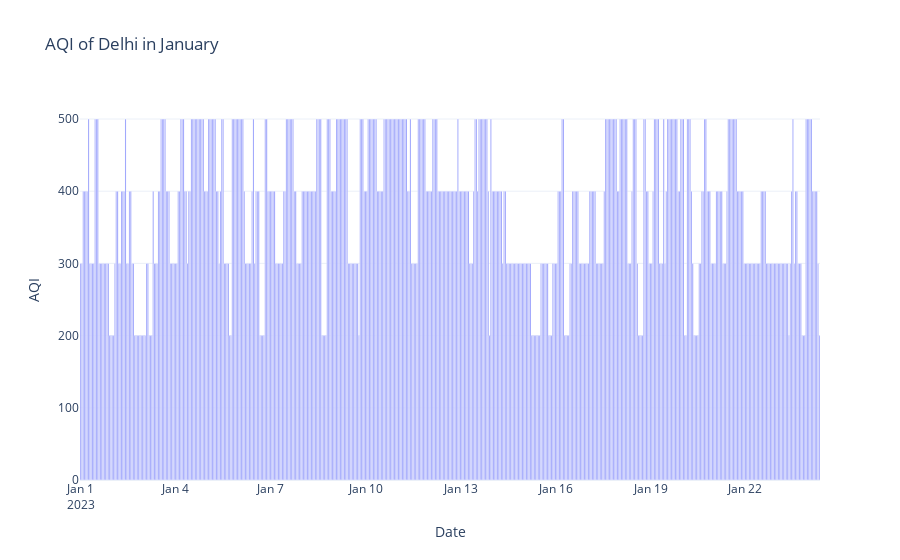

The notebook cell this image was saved under:
### Code cell
fig = px.bar(data, x="date", y="AQI", 
             title="AQI of Delhi in January")
fig.update_xaxes(title="Date")
fig.update_yaxes(title="AQI")
fig.show()

### Figure 1 — Plotly figure (JSON) as saved in the notebook; plotly's stock layout.template omitted (floating-point values rounded to 4 significant figures; data arrays with more than 128 entries replaced by an {"elided": "..."} marker saying what was removed)
{"data": [{"alignmentgroup": "True", "hovertemplate": "date=%{x}<br>AQI=%{y}<extra></extra>", "legendgroup": "", "marker": {"color": "#636efa", "pattern": {"shape": ""}}, "name": "", "offsetgroup": "", "orientation": "v", "showlegend": false, "textposition": "auto", "type": "bar", "x": {"elided": "561 str values"}, "xaxis": "x", "y": {"elided": "561 int values"}, "yaxis": "y"}], "layout": {"autosize": true, "barmode": "relative", "legend": {"tracegroupgap": 0}, "title": {"text": "AQI of Delhi in January"}, "xaxis": {"anchor": "y", "autorange": true, "domain": [0, 1], "range": ["2022-12-31 23:30", "2023-01-24 08:30"], "title": {"text": "Date"}, "type": "date"}, "yaxis": {"anchor": "x", "autorange": true, "domain": [0, 1], "range": [0, 526.3], "title": {"text": "AQI"}, "type": "linear"}}}
